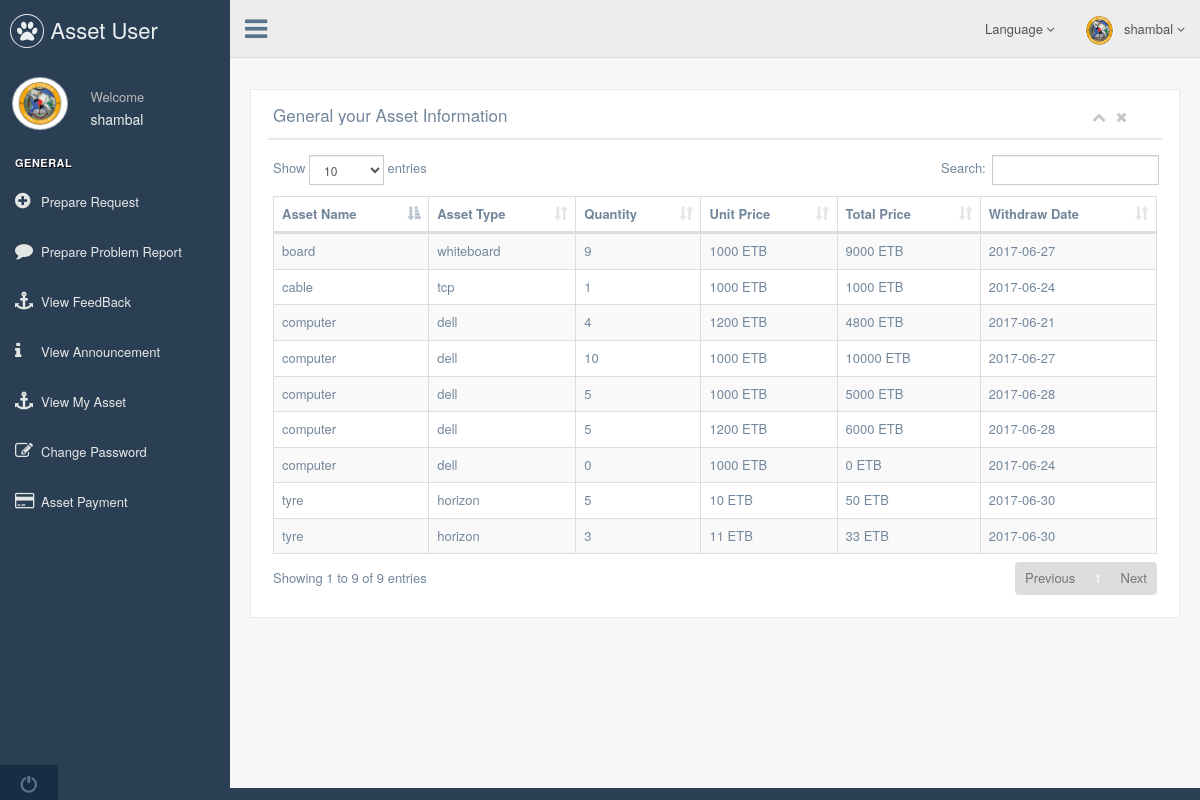
/aufams/asset_user/view_my_asset.php (signed in), run on the app's committed database.
### tables this page shows
CREATE TABLE IF NOT EXISTS `withdraw` (
  `W_ID` int(11) NOT NULL,
  `ID` int(11) NOT NULL,
  `ASSET_ID` int(11) NOT NULL,
  `QUANTITY` int(11) NOT NULL,
  `SERIAL` varchar(50) DEFAULT NULL,
  `WITHDRAW_TYPE` varchar(100) NOT NULL,
  `WITHDRAW_DATE` date NOT NULL,
  `APPOITEMENT_DATE` date DEFAULT NULL,
  `RETURNED_DATE` date NOT NULL,
  `STATUS` int(11) NOT NULL DEFAULT '0'
);

CREATE TABLE IF NOT EXISTS `asset` (
  `ASSET_ID` int(11) NOT NULL,
  `ASSET_NAME` varchar(500) NOT NULL,
  `MODEL` varchar(500) NOT NULL,
  `SERIAL` varchar(50) NOT NULL,
  `QUANTITY` int(11) NOT NULL,
  `PRICE` double NOT NULL,
  `TOTAL_PRICE` double NOT NULL,
  `REG_DATE` varchar(50) NOT NULL
);

### aufams/Language/English.php (called while the page is built, shortened)
<?php
$ln_language='Language';
$ln_assetPayment='Asset Payment';
$ln_welcome='Welcome';
$ln_general='General';
$ln_viewAnnouncement='View Announcement';
$ln_logout='Logout';
$ln_assetUserTitle='Asset User';
$ln_prepareRequest='Prepare Request';
$ln_prepareProblemReport='Prepare Problem Report';
$ln_viewFeedback='View FeedBack';
$ln_viewMyAsset='View My Asset';
$ln_changePassword='Change Password';
?>

### aufams/asset_user/view_my_asset.php (the view, shortened to what this page needs)
<!DOCTYPE html>
<?php
include 'all.php';
$name=$_SESSION['fname'];
?>
<html lang="en">
    <head>
        <link href="../vendors/bootstrap/dist/css/bootstrap.min.css" rel="stylesheet">
        <link href="../vendors/font-awesome/css/font-awesome.min.css" rel="stylesheet">
        <link href="../vendors/datatables.net-bs/css/dataTables.bootstrap.min.css" rel="stylesheet">
        <link href="../vendors/datatables.net-buttons-bs/css/buttons.bootstrap.min.css" rel="stylesheet">
        <link href="../build/css/custom.css" rel="stylesheet">
    </head>
    <body class="nav-md footer_fixed">
        <div class="container body">
            <div class="main_container">
                <div class="col-md-3 left_col">
                    <div class="left_col scroll-view">
                        <div class="navbar nav_title" style="border: 0;">
                            <a href="index.php" class="site_title"><i class="fa fa-paw"></i> <span><?php echo $ln_assetUserTitle;?></span></a>
                        </div>
                        <div class="profile clearfix">
                            <div class="profile_pic">
                                <img src="<?php echo $_SESSION['image']; ?>" alt="..." class="img-circle profile_img">
                            </div>
                            <div class="profile_info">
                                <span><?php echo $ln_welcome; ?></span>
                                <h2><?php echo $name; ?></h2>
                            </div>
                        </div>
                        <br />
                        <div id="sidebar-menu" class="main_menu_side hidden-print main_menu">
                            <div class="menu_section">
                                <h3><?php echo $ln_general; ?></h3>
                                <ul class="nav side-menu">
                                    <li><a href="Prepare_request.php"><i class="fa fa-plus-circle"></i><?php echo $ln_prepareRequest; ?></a>
                                    <li><a href="Prepare_Problem_report.php"><i class="fa fa-comment"></i><?php echo $ln_prepareProblemReport; ?></a>
                                    <li><a href="View_feedback.php"><i class="fa fa-anchor"></i><?php echo $ln_viewFeedback; ?></a>
                                    <li><a href="View_announcement.php"><i class="fa fa-info"></i><?php echo $ln_viewAnnouncement; ?></a>
                                    <li><a href="View_My_asset.php"><i class="fa fa-anchor"></i><?php echo $ln_viewMyAsset; ?></a>
                                    <li><a href="Change_password.php"><i class="fa fa-edit"></i><?php echo $ln_changePassword; ?></a>
                                    <li><a href="lost_asset.php"><i class="fa fa-credit-card"></i><?php echo $ln_assetPayment; ?></a>
                                    </li>
                                </ul>
                            </div>
                        </div>
                        <div class="sidebar-footer hidden-small">
                            <a data-toggle="tooltip" data-placement="top" title="<?php echo $ln_logout; ?>" href="../logout.php?email=<?php echo $_SESSION['email'];?>">
                                <span class="glyphicon glyphicon-off" aria-hidden="true"></span>
                            </a>
                        </div>
                    </div>
                </div>
                <div class="top_nav">
                    <div class="nav_menu">
                        <nav>
                            <div class="nav toggle">
                                <a id="menu_toggle"><i class="fa fa-bars"></i></a>
                            </div>
                            <ul class="nav navbar-nav navbar-right">
                                <li class="">
                                    <a href="javascript:;" class="user-profile dropdown-toggle" data-toggle="dropdown" aria-expanded="false">
                                        <img src="<?php echo $_SESSION['image'];?>" alt=""><?php echo $name; ?>
                                        <span class=" fa fa-angle-down"></span>
                                    </a>
                                       <li class="">
                                    <a href="javascript:;" class="user-profile dropdown-toggle" data-toggle="dropdown" aria-expanded="false">
                                        <?php echo $ln_language; ?>
                                        <span class=" fa fa-angle-down"></span>
                                    </a>
                                </li>
                            </ul>
                        </nav>
                    </div>
                </div>
                <div class="right_col" role="main">
                    <div class="">
                        <div class="page-title">
                            <div class="title_right">
                                <div class="col-md-5 col-sm-5 col-xs-12 form-group pull-right top_search">
                                </div>
                            </div>
                        </div>
                        <div class="clearfix"></div>
                        <div class="row">
                            <div class="col-md-12 col-sm-12 col-xs-12">
                                <div class="x_panel">
                                    <div class="x_title">
                                        <h2>General your Asset Information </h2>
                                        <ul class="nav navbar-right panel_toolbox">
                                            <li><a class="collapse-link"><i class="fa fa-chevron-up"></i></a>
                                            </li>
                                            <li><a class="close-link"><i class="fa fa-close"></i></a>
                                            </li>
                                        </ul>
                                        <div class="clearfix"></div>
                                    </div>
                                    <div class="x_content">
                                        <table id="datatable" class="table table-striped table-bordered">
                                            <thead>
                                                <tr>
                                                    <th>Asset Name</th>
                                                    <th>Asset Type</th>
                                                    <th>Quantity</th>
                                                    <th>Unit Price</th>
                                                    <th>Total Price</th>
                                                    <th>Withdraw Date</th>
                                                </tr>
                                            </thead>
                                            <tbody>
                                                <?php
                                                $uid = $_SESSION['userId'];
                                                $resul = mysql_query("SELECT asset.ASSET_NAME, asset.MODEL, asset.PRICE,withdraw.QUANTITY, withdraw.WITHDRAW_DATE FROM withdraw INNER JOIN asset ON asset.ASSET_ID=withdraw.ASSET_ID WHERE withdraw.STATUS=0 AND withdraw.ID=$uid");
                                                if (mysql_num_rows($resul)) {
                                                    while ($res = mysql_fetch_assoc($resul)) {
                                                        ?>
                                                        <tr class="record">
                                                            <td><?php echo $res['ASSET_NAME']; ?></td>
                                                            <td><?php echo $res['MODEL']; ?></td>
                                                            <td><?php echo $res['QUANTITY']; ?></td>
                                                            <td><?php echo $res['PRICE'].' ETB'; ?></td>
                                                            <td><?php echo $res['PRICE'] * $res['QUANTITY'].' ETB'; ?></td>
                                                            <td><?php echo $res['WITHDRAW_DATE']; ?></td>
                                                        </tr>
                                                        <?php
                                                    }
                                                } else {
                                                    echo "<div class='alert alert-danger'>" .
                                                    "<button class='close' data-dismiss='alert'>&times;</button>" .
                                                    "<strong>Sorry!</strong> Currently there is no " .
                                                    "asset withdraw with your name." .
                                                    "</div>";
                                                }
                                                ?>
                                            </tbody>
                                        </table>
                                    </div>
                                </div>
                            </div>
                        </div>
                    </div>
                </div>
            </div>
        </div>
    </body>
</html>

### data on the page
withdraw: ASSET_ID.ASSET_NAME "computer", ASSET_ID.MODEL "dell", QUANTITY "4", ASSET_ID.PRICE "1200", $res['PRICE'] * $res['QUANTITY'] "4800", WITHDRAW_DATE "2017-06-21"
withdraw: ASSET_ID.ASSET_NAME "cable", ASSET_ID.MODEL "tcp", QUANTITY "1", ASSET_ID.PRICE "1000", $res['PRICE']*$res['QUANTITY'] "1000", WITHDRAW_DATE "2017-06-24"
withdraw: ASSET_ID.ASSET_NAME "board", ASSET_ID.MODEL "whiteboard", QUANTITY "9", ASSET_ID.PRICE "1000", $res['PRICE'] * $res['QUANTITY'] "9000", WITHDRAW_DATE "2017-06-27"
withdraw: ASSET_ID.ASSET_NAME "computer", ASSET_ID.MODEL "dell", QUANTITY "10", ASSET_ID.PRICE "1000", $res['PRICE'] * $res['QUANTITY'] "10000", WITHDRAW_DATE "2017-06-27"
withdraw: ASSET_ID.ASSET_NAME "computer", ASSET_ID.MODEL "dell", QUANTITY "5", ASSET_ID.PRICE "1000", $res['PRICE'] * $res['QUANTITY'] "5000", WITHDRAW_DATE "2017-06-28"
withdraw: ASSET_ID.ASSET_NAME "computer", ASSET_ID.MODEL "dell", QUANTITY "5", ASSET_ID.PRICE "1200", $res['PRICE'] * $res['QUANTITY'] "6000", WITHDRAW_DATE "2017-06-28"
withdraw: ASSET_ID.ASSET_NAME "tyre", ASSET_ID.MODEL "horizon", QUANTITY "5", ASSET_ID.PRICE "10", $res['PRICE'] * $res['QUANTITY'] "50", WITHDRAW_DATE "2017-06-30"
withdraw: ASSET_ID.ASSET_NAME "tyre", ASSET_ID.MODEL "horizon", QUANTITY "3", ASSET_ID.PRICE "11", $res['PRICE'] * $res['QUANTITY'] "33", WITHDRAW_DATE "2017-06-30"
withdraw: ASSET_ID.ASSET_NAME "computer", ASSET_ID.MODEL "dell", QUANTITY "0", ASSET_ID.PRICE "1000", $res['PRICE']*$res['QUANTITY'] "0", WITHDRAW_DATE "2017-06-24"

### other printed values
$ln_assetUserTitle "Asset User"
$ln_welcome "Welcome"
$name "shambal"
$ln_general "GENERAL"
$ln_prepareRequest "Prepare Request"
$ln_prepareProblemReport "Prepare Problem Report"
$ln_viewFeedback "View FeedBack"
$ln_viewAnnouncement "View Announcement"
$ln_viewMyAsset "View My Asset"
$ln_changePassword "Change Password"
$ln_assetPayment "Asset Payment"
$ln_language "Language"
